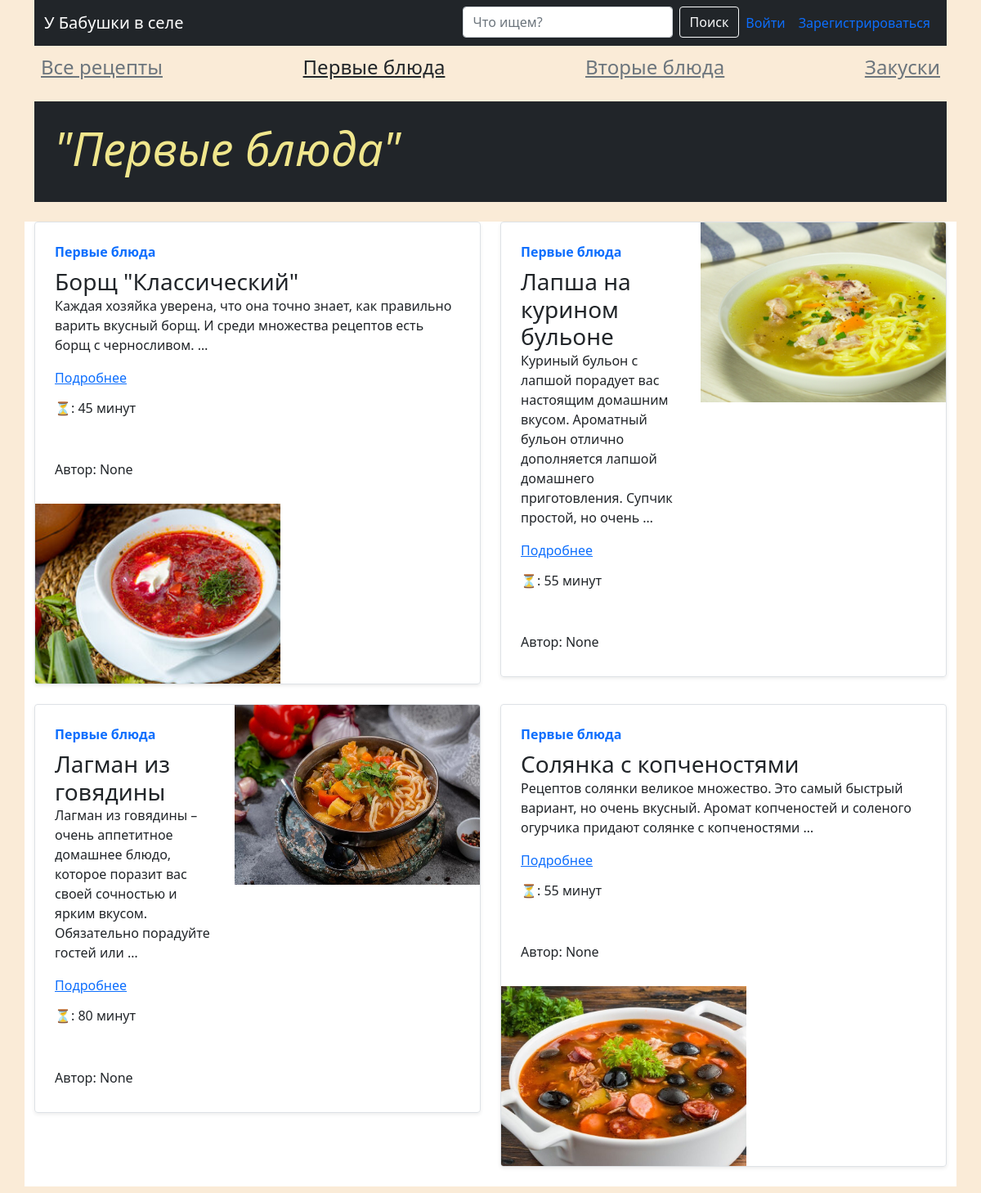
Page /category/1/ on the committed database.
### blog/models.py (models this page shows, shortened)
class Category(models.Model):
    title = models.CharField(max_length=150, verbose_name='Название категории')
    slug = models.SlugField(unique=True, null=True)
    def __str__(self):
        return self.title
    def get_absolute_url(self):
        return reverse('category_list', kwargs={'pk': self.pk})
    class Meta:
        verbose_name = 'Категория'
        verbose_name_plural = 'Категории'

class Recipe(models.Model):
    title = models.CharField(max_length=150, verbose_name='Название рецепта')
    content = models.TextField(blank=True, verbose_name='Описание')
    username = models.ForeignKey(User, on_delete=models.CASCADE, null=True, blank=True, verbose_name='Имя пользователя')
    created_on = models.DateTimeField(auto_now_add=True, verbose_name='Дата создания')
    updated_on = models.DateTimeField(auto_now=True, verbose_name='Дата обновления')
    photo = models.ImageField(upload_to='photos/', blank=True, null=True, verbose_name='Изображение')
    is_published = models.BooleanField(default=True, verbose_name='Опубликовать')
    category = models.ForeignKey(Category, on_delete=models.CASCADE, verbose_name='Категория')
    watches = models.IntegerField(default=0, verbose_name='Просмотры')
    slug = models.SlugField(unique=True, null=True)
    time_to_cook = models.IntegerField(default=0)
    def get_absolute_url(self):
        return reverse('recipe_detail', kwargs={'pk': self.pk})
    def get_photo(self):
        if self.photo:
            return self.photo.url
    class Meta:
        verbose_name = 'Рецепт'
        verbose_name_plural = 'Рецепты'

### blog/views.py (the view)
# urls.py: path('category/<int:pk>/', RecipeByCategory.as_view(), name='category_list'),
class RecipeByCategory(RecipeList):
    def get_queryset(self):
        return Recipe.objects.filter(
            category_id=self.kwargs['pk'], is_published=True
        )
    def get_context_data(self, *, object_list=None, **kwargs):
        context = super().get_context_data()
        category = Category.objects.get(pk=self.kwargs['pk'])
        context['title'] = f'"{category.title}"'
        return context

### blog/templatetags/blog_tags.py (called while the page is built)
@register.simple_tag()
def get_all_categories():
    return Category.objects.all()

### blog/templates/blog/index.html (shortened to what this page needs)
{% extends 'base.html' %}
{% load blog_tags %}
{% block main %}
<main>
    {% get_all_categories as categories %}
    {% include 'blog/components/_sidebar.html' %}
    <div class="p-4  p-mb-5 text-white bg-dark">
        <h1 class="display-4 fst-italic">
            <strong>{{ title }}</strong>
        </h1>
    </div>
    <div class="row mt-4 mb-2">
        {% for recipe in recipes %}
        {% include 'blog/components/_card.html' %}
        {% endfor %}
    </div>
</main>
{% endblock main %}

### blog/templates/blog/components/_sidebar.html
<nav class="nav d-flex justify-content-between">
    <a href="{% url 'index' %}" class="p-2 link-{% if 'страница' in title %}dark{% else %}secondary{% endif %}"><p style="font-size:24px">Все
        рецепты</p></a>
    {% for category in categories %}
    <a href="{{ category.get_absolute_url }}"
       class="p-2 link-{% if category.title in title %}dark{% else %}secondary{% endif %}"><p style="font-size:24px">{{ category }}</p></a>
    {% endfor %}
</nav>

### blog/templates/blog/components/_card.html
{% load static %}
{% load blog_tags %}
<div class="col-md-6">
    <div class="row g-0 border rounded overflow-hidden flex-md-row mb-4 shadow-sm h-md-250 position-relative">
        <div class="col p-4 d-flex flex-column position-static">
            <strong class="d-inline-block mb-2 text-primary">{{ recipe.category }}</strong>
            <h3 class="mb-0">{{ recipe.title }}</h3>
            <p class="card-text mb-auto">{{ recipe.content|linebreaks|truncatewords:20 }}</p>
            <a href="{{ recipe.get_absolute_url }}" class="stretched-link">Подробнее</a>
            <h6 class="mt-3">⏳: {{ recipe.time_to_cook }} минут</h6>
            <h6 class="mt-5">Автор: {{ recipe.username }}</h6>
        </div>
        <div class="col-auto d-none d-lg-block" style="width: 300px; height: 220px; overflow:hidden">
            <img src="{{ recipe.get_photo }}" alt="" style="height: 100%">
        </div>
    </div>
</div>

### blog/static/blog/css/index.css (style rules this page uses)
h1 { color: khaki; }
body { background-color: AntiqueWhite; }
.col-md-6 { background-color: white; }

### rows in the picture
Category: title "Первые блюда"
Category: title "Вторые блюда"
Category: title "Закуски"
Recipe: category "Первые блюда", title "Борщ \"Классический\"", content "Каждая хозяйка уверена, что она точно знает, как правильно варить вкусный борщ. И среди множества рецептов есть борщ с черносливом. …", time_to_cook "45", username "None", get_photo (picture)
Recipe: category "Первые блюда", title "Лапша на курином бульоне", content "Куриный бульон с лапшой порадует вас настоящим домашним вкусом. Ароматный бульон отлично дополняется лапшой домашнего приготовления. Супчик простой, но очень …", time_to_cook "55", username "None", get_photo (picture)
Recipe: category "Первые блюда", title "Лагман из говядины", content "Лагман из говядины – очень аппетитное домашнее блюдо, которое поразит вас своей сочностью и ярким вкусом. Обязательно порадуйте гостей или …", time_to_cook "80", username "None", get_photo (picture)
Recipe: category "Первые блюда", title "Солянка с копченостями", content "Рецептов солянки великое множество. Это самый быстрый вариант, но очень вкусный. Аромат копченостей и соленого огурчика придают солянке с копченостями …", time_to_cook "55", username "None", get_photo (picture)

### other values in the picture
{{ title }} "\"Первые блюда\""
